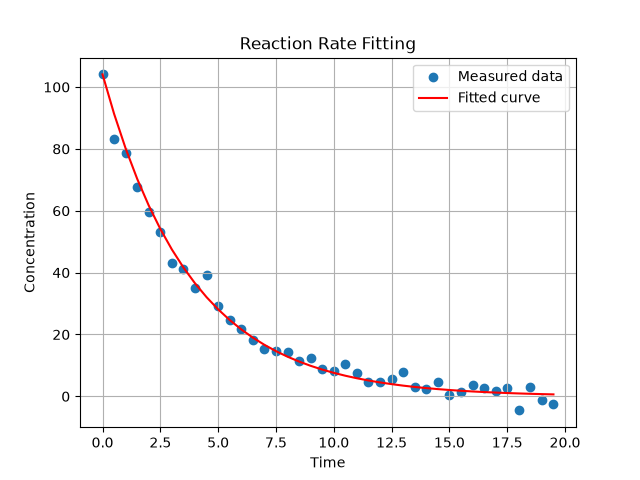

Source code (Python):
"""
PW2 Lab B Part 3 -- fit a reaction's rate constant to measured data.

A first-order reaction decays as  C(t) = C0 * exp(-k*t).  You have noisy
concentration-vs-time measurements; find the k that best matches them.
Complete the TODOs. Run:  python kinetics.py
"""
import numpy as np
import matplotlib.pyplot as plt
from scipy.optimize import minimize

# TODO 1: read kinetics.csv (columns time, concentration) into arrays t, C.
#         Set C0 = the first concentration.
data = np.loadtxt("kinetics.csv", delimiter=",", skiprows=1)

t = data[:, 0]
C = data[:, 1]

C0 = C[0]

print("Initial concentration C0:", C0)

# TODO 2: write total_error(k) = sum of (measured - C0*exp(-k*t))^2.
#         This is the "how bad" number: small when the model matches the data.

def total_error(k):
    C_predicted = C0 * np.exp(-k * t)
    error = np.sum((C - C_predicted)**2)
    return error
print("Error at k = 0.5:", total_error(0.5))
# TODO 3: minimise total_error with scipy.optimize.minimize (method "SLSQP",
#         bounds [(0, 5)], start x0=0.5). Print the fitted k.

result = minimize(
    total_error,
    x0=[0.5],
    method="SLSQP",
    bounds=[(0, 5)]
)
k_fit = result.x[0]
print("Fitted k:", k_fit)
print("Minimum error:", result.fun)

# TODO 4: plot the measured data (points) and your fitted curve (line) together.
#         Save as kinetics.png.
# Plot measured data and fitted curve

C_fitted = C0 * np.exp(-k_fit * t)

plt.scatter(t, C, label="Measured data")
plt.plot(t, C_fitted, color="red", label="Fitted curve")

plt.xlabel("Time")
plt.ylabel("Concentration")
plt.title("Reaction Rate Fitting")
plt.legend()
plt.grid(True)

plt.savefig("kinetics.png")
plt.show()
